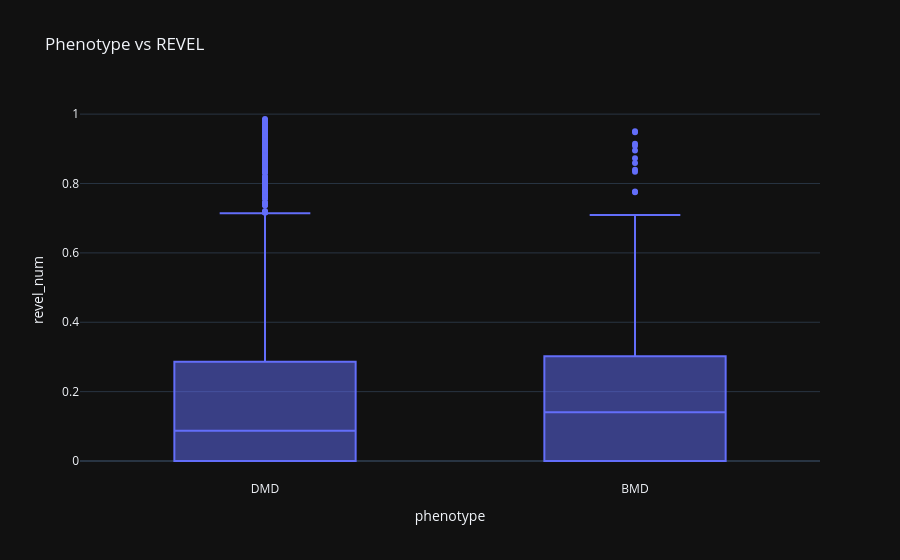

The notebook cell this image was saved under:
### Markdown cell above
## 11. 📊 phenotype vs REVEL

### Code cell
tmp = d[['phenotype', 'revel_num']].dropna()
fig = px.box(tmp, x='phenotype', y='revel_num', points='outliers', title='Phenotype vs REVEL')
fig.show()

### Figure 1 — Plotly figure (JSON) as saved in the notebook; plotly's stock layout.template omitted (floating-point values rounded to 4 significant figures; data arrays with more than 128 entries replaced by an {"elided": "..."} marker saying what was removed)
{"data": [{"alignmentgroup": "True", "boxpoints": "outliers", "hovertemplate": "phenotype=%{x}<br>revel_num=%{y}<extra></extra>", "legendgroup": "", "marker": {"color": "#636efa"}, "name": "", "notched": false, "offsetgroup": "", "orientation": "v", "showlegend": false, "x": {"elided": "2036 str values"}, "x0": " ", "xaxis": "x", "y": {"elided": "2036 float values"}, "y0": " ", "yaxis": "y", "type": "box"}], "layout": {"xaxis": {"anchor": "y", "domain": [0.0, 1.0], "title": {"text": "phenotype"}}, "yaxis": {"anchor": "x", "domain": [0.0, 1.0], "title": {"text": "revel_num"}}, "legend": {"tracegroupgap": 0}, "title": {"text": "Phenotype vs REVEL"}, "boxmode": "group"}}
